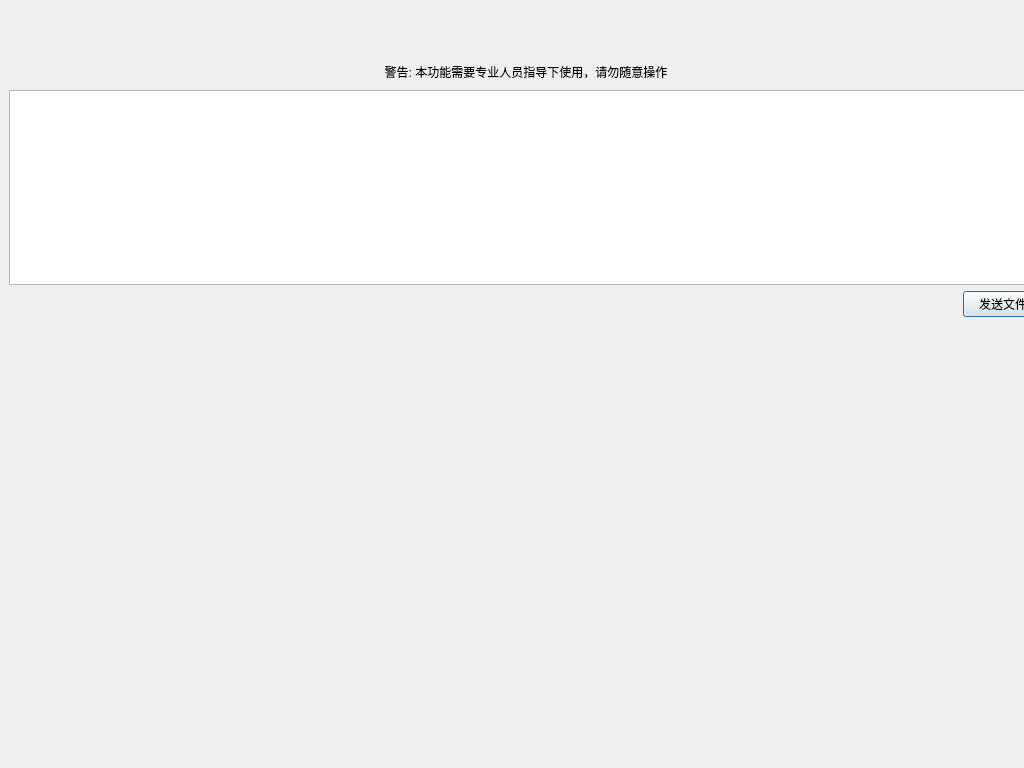
<?xml version="1.0" encoding="UTF-8"?>
<ui version="4.0">
 <class>CUdpSendFileDialog</class>
 <widget class="QDialog" name="CUdpSendFileDialog">
  <property name="windowModality">
   <enum>Qt::NonModal</enum>
  </property>
  <property name="geometry">
   <rect>
    <x>0</x>
    <y>0</y>
    <width>1024</width>
    <height>768</height>
   </rect>
  </property>
  <property name="windowTitle">
   <string>文件传输</string>
  </property>
  <widget class="QWidget" name="centralWidget1" native="true">
   <property name="geometry">
    <rect>
     <x>0</x>
     <y>50</y>
     <width>1052</width>
     <height>276</height>
    </rect>
   </property>
   <layout class="QGridLayout" name="gridLayout">
    <property name="leftMargin">
     <number>9</number>
    </property>
    <property name="topMargin">
     <number>9</number>
    </property>
    <property name="rightMargin">
     <number>9</number>
    </property>
    <property name="bottomMargin">
     <number>9</number>
    </property>
    <property name="spacing">
     <number>6</number>
    </property>
    <item row="0" column="0">
     <widget class="QLabel" name="warningLabel">
      <property name="minimumSize">
       <size>
        <width>0</width>
        <height>25</height>
       </size>
      </property>
      <property name="maximumSize">
       <size>
        <width>16777215</width>
        <height>25</height>
       </size>
      </property>
      <property name="text">
       <string>警告: 本功能需要专业人员指导下使用，请勿随意操作</string>
      </property>
      <property name="alignment">
       <set>Qt::AlignCenter</set>
      </property>
     </widget>
    </item>
    <item row="1" column="0">
     <layout class="QVBoxLayout" name="centerVLayout">
      <item>
       <layout class="QVBoxLayout" name="verticalLayout">
        <item>
         <widget class="QTableWidget" name="fileInfoTableWidget"/>
        </item>
       </layout>
      </item>
      <item>
       <layout class="QHBoxLayout" name="horizontalLayout">
        <item>
         <spacer name="horizontalSpacer">
          <property name="orientation">
           <enum>Qt::Horizontal</enum>
          </property>
          <property name="sizeHint" stdset="0">
           <size>
            <width>868</width>
            <height>20</height>
           </size>
          </property>
         </spacer>
        </item>
        <item>
         <widget class="QPushButton" name="sendFileBtn">
          <property name="text">
           <string>发送文件</string>
          </property>
         </widget>
        </item>
       </layout>
      </item>
     </layout>
    </item>
   </layout>
  </widget>
 </widget>
 <resources/>
 <connections/>
</ui>
